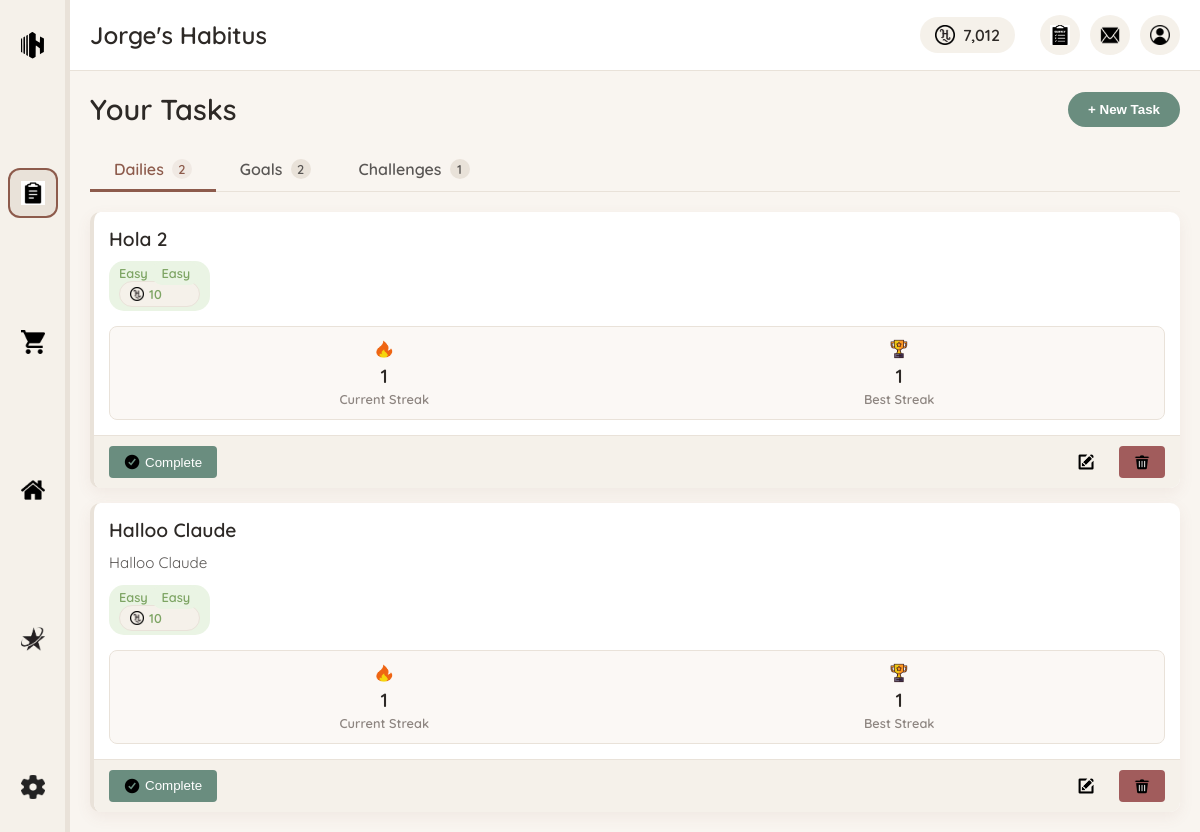
/pages/tasks.php (signed in), run on an earlier commit of the app's database.
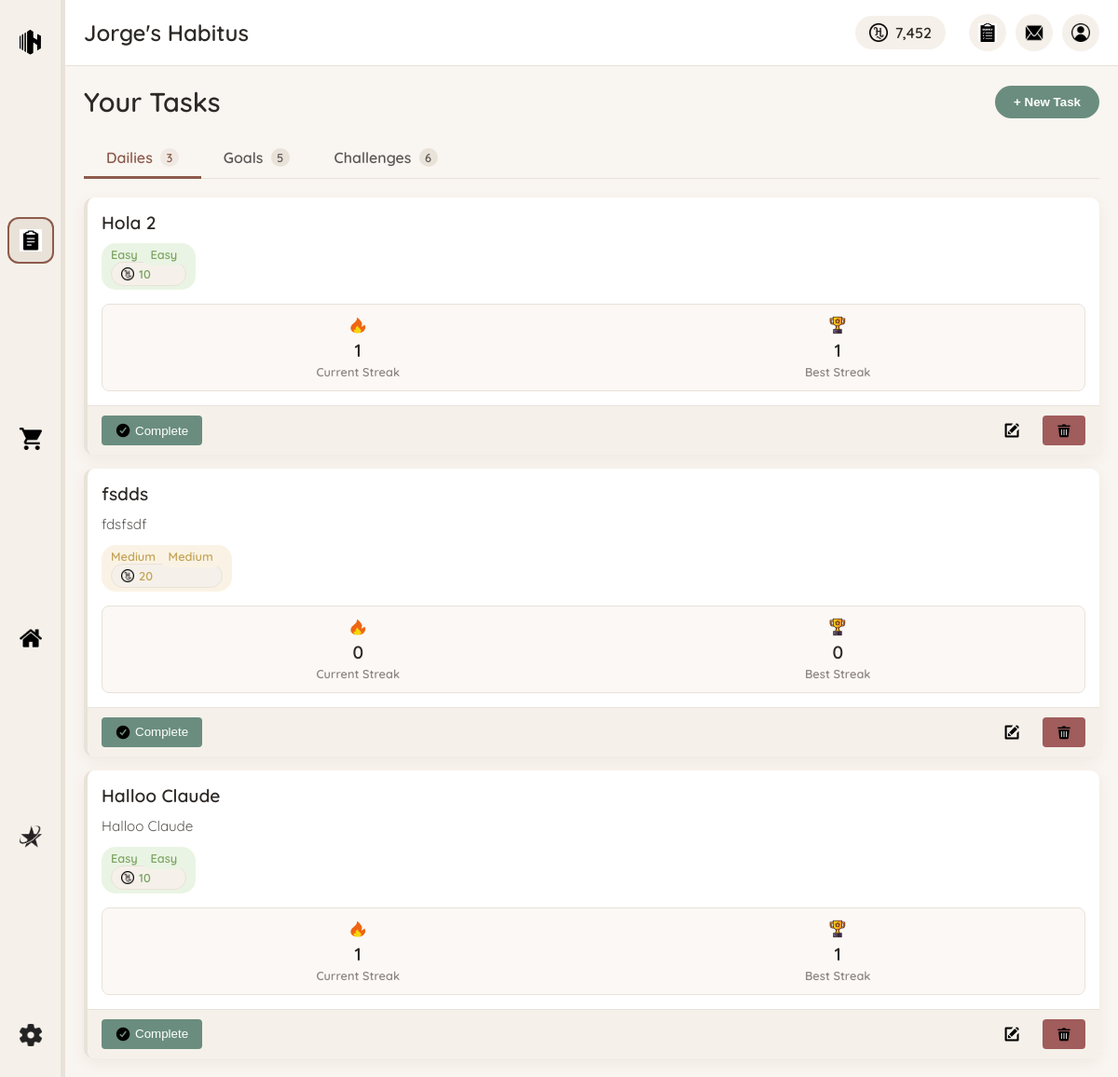
And on a later commit of the database.
### tables this page shows
CREATE TABLE `users` (
  `id` int NOT NULL AUTO_INCREMENT,
  `username` varchar(50) NOT NULL,
  `email` varchar(100) NOT NULL,
  `password` varchar(255) NOT NULL,
  `hcoin` int DEFAULT '0',
  `subscription_type` enum('free','premium','pro') DEFAULT 'free',
  `subscription_expires` datetime DEFAULT NULL,
  `theme` varchar(20) DEFAULT 'light',
  `language` varchar(10) DEFAULT 'en',
  `created_at` timestamp NULL DEFAULT CURRENT_TIMESTAMP,
  `last_login` timestamp NULL DEFAULT NULL,
  PRIMARY KEY (`id`),
  UNIQUE KEY `username` (`username`),
  UNIQUE KEY `email` (`email`)
);

CREATE TABLE `dailies` (
  `id` int NOT NULL AUTO_INCREMENT,
  `task_id` int NOT NULL,
  `current_streak` int DEFAULT '0',
  `highest_streak` int DEFAULT '0',
  `reset_time` time DEFAULT '00:00:00',
  `last_completed` date DEFAULT NULL,
  PRIMARY KEY (`id`),
  KEY `task_id` (`task_id`),
  CONSTRAINT `dailies_ibfk_1` FOREIGN KEY (`task_id`) REFERENCES `tasks` (`id`) ON DELETE CASCADE
);

CREATE TABLE `tasks` (
  `id` int NOT NULL AUTO_INCREMENT,
  `user_id` int NOT NULL,
  `type_id` int NOT NULL,
  `title` varchar(100) NOT NULL,
  `description` text,
  `difficulty` enum('easy','medium','hard','expert') DEFAULT 'medium',
  `duration` int DEFAULT NULL,
  `hcoin_reward` int NOT NULL,
  `is_custom` tinyint(1) DEFAULT '0',
  `created_at` timestamp NULL DEFAULT CURRENT_TIMESTAMP,
  `duration_backup` int DEFAULT NULL,
  PRIMARY KEY (`id`),
  KEY `user_id` (`user_id`),
  KEY `type_id` (`type_id`),
  CONSTRAINT `tasks_ibfk_1` FOREIGN KEY (`user_id`) REFERENCES `users` (`id`) ON DELETE CASCADE,
  CONSTRAINT `tasks_ibfk_2` FOREIGN KEY (`type_id`) REFERENCES `task_types` (`id`)
);

### php/include/functions.php (called while the page is built, shortened)
<?php
function getUserData($userId) {
    global $conn;
    $sql = "SELECT * FROM users WHERE id = ?";
    $stmt = $conn->prepare($sql);
    $stmt->execute([$userId]);
    if ($stmt->rowCount() > 0) {
        return $stmt->fetch();
    }
    return [];
}
function getUserDailies($userId) {
    global $conn;
    $sql = "SELECT t.id, t.title, t.description, t.hcoin_reward, t.difficulty, d.current_streak,
            d.highest_streak, d.reset_time, d.last_completed,
            IF(d.last_completed = CURDATE(), 1, 0) as completed
            FROM tasks t
            JOIN dailies d ON t.id = d.task_id
            WHERE t.user_id = ? AND t.type_id = (SELECT id FROM task_types WHERE name = 'Daily')
            ORDER BY d.reset_time, t.title";
    $stmt = $conn->prepare($sql);
    $stmt->execute([$userId]);
    $dailies = [];
    while ($row = $stmt->fetch()) {
        $dailies[] = $row;
    }
    return $dailies;
}

### pages/tasks.php (the view, shortened to what the rows shown need)
<?php
require_once '../php/include/db_connect.php';
require_once '../php/include/functions.php';
$userData = getUserData($_SESSION['user_id']);
$userHCoins = $userData['hcoin'];
$userHabitusName = $userData['username'] . "'s Habitus";
$activeTab = isset($_GET['tab']) ? $_GET['tab'] : 'dailies';
$dailies = getUserDailies($_SESSION['user_id']);
?>
<!DOCTYPE html>
<html lang="en">
<head>
    <link rel="stylesheet" href="../css/main.css">
    <link rel="stylesheet" href="../css/components/sidebar.css">
    <link rel="stylesheet" href="../css/components/header.css">
    <link rel="stylesheet" href="../css/components/scrollbar.css">
    <link rel="stylesheet" href="../css/pages/tasks.css">
</head>
<body>
    <div class="main-container">
        <div class="content-container">
            <?php include '../php/include/header.php'; ?>
            <div class="tasks-content">
                <div class="tasks-header">
                    <h1>Your Tasks</h1>
                </div>
                <div class="tab-content <?php echo $activeTab === 'dailies' ? 'active' : ''; ?>" id="dailies-tab">
                    <?php if (empty($dailies)): ?>
                        <div class="empty-tasks">
                            <p>You don't have any daily tasks yet.</p>
                            <button class="add-task-btn" onclick="openTaskModal('daily')">Add Your First Daily</button>
                        </div>
                    <?php else: ?>
                        <div class="tasks-list dailies-list">
                            <?php foreach ($dailies as $daily): ?>
                                <div class="task-item <?php echo $daily['completed'] ? 'completed' : ''; ?>">
                                    <div class="task-content">
                                        <div class="task-info">
                                            <h3><?php echo htmlspecialchars($daily['title']); ?></h3>
                                            <?php if (!empty($daily['description'])): ?>
                                                <p class="task-description"><?php echo htmlspecialchars($daily['description']); ?></p>
                                             <?php endif; ?>
                                             <div class="task-meta">
                                                <span class="difficulty <?php echo $daily['difficulty']; ?>">
                                                    <?php echo ucfirst($daily['difficulty']); ?>
                                                <span class="difficulty <?php echo isset($daily['difficulty']) ? $daily['difficulty'] : 'medium'; ?>">
                                                    <?php echo ucfirst(isset($daily['difficulty']) ? $daily['difficulty'] : 'medium'); ?>
                                                 </span>
                                                 <span class="reward">
                                                     <img src="../images/icons/hcoin-icon-light.webp" alt="HCoin">
                                                    <?php echo $daily['hcoin_reward']; ?>
                                                </span>
                                            </div>
                                        </div>
                                        <div class="task-stats">
                                            <div class="streak">
                                                <img src="../images/icons/streak.webp" alt="Streak">
                                                <span><?php echo $daily['current_streak']; ?></span>
                                                <span class="label">Current Streak</span>
                                            </div>
                                            <div class="best-streak">
                                                <img src="../images/icons/best-streak.webp" alt="Best">
                                                <span><?php echo $daily['highest_streak']; ?></span>
                                                <span class="label">Best Streak</span>
                                            </div>
                                        </div>
                                    </div>
                                    <div class="task-actions">
                                        <?php if ($daily['completed']): ?>
                                            <button class="complete-btn done" disabled>
                                                <img src="../images/icons/check.webp" alt="Done">
                                                Completed
                                            </button>
                                        <?php else: ?>
                                            <button class="complete-btn" onclick="completeTask(<?php echo $daily['id']; ?>, 'daily')">
                                                <img src="../images/icons/check.webp" alt="Complete">
                                                Complete
                                            </button>
                                        <?php endif; ?>
                                        <button class="edit-btn" onclick="openTaskModal('daily', <?php echo $daily['id']; ?>)">
                                            <img src="../images/icons/edit-icon-light.webp" alt="Edit">
                                        </button>
                                        <button class="delete-btn" onclick="showDeleteConfirmation(<?php echo $daily['id']; ?>, 'daily')">
                                            <img src="../images/icons/trash.webp" alt="Delete">
                                        </button>
                                    </div>
                                </div>
                            <?php endforeach; ?>
                        </div>
                    <?php endif; ?>
                </div>
            </div>
        </div>
    </div>
</body>
</html>

### php/include/header.php (shortened to what the rows shown need)
<header class="main-header">
    <div class="user-info">
        <h1 class="habitus-name"><?php echo htmlspecialchars($userHabitusName); ?></h1>
    </div>
    <div class="user-actions">
        <div class="hcoin-balance">
            <img src="../images/icons/hcoin-icon-light.webp" alt="HCoin">
            <span><?php echo number_format($userHCoins); ?></span>
        </div>
    </div>
</header>

What changed in the data, as far as the page shows it:
changed users "Jorge's Habitus": hcoin "7,012" → "7,452"
added dailies: task.title "fsdds", task.description "fdsfsdf", task.difficulty "Medium", task.hcoin_reward "20", current_streak "0", highest_streak "0"
Also different on the page:
count($dailies): "2" → "3"
count($goals): "2" → "5"
count($challenges): "1" → "6"
